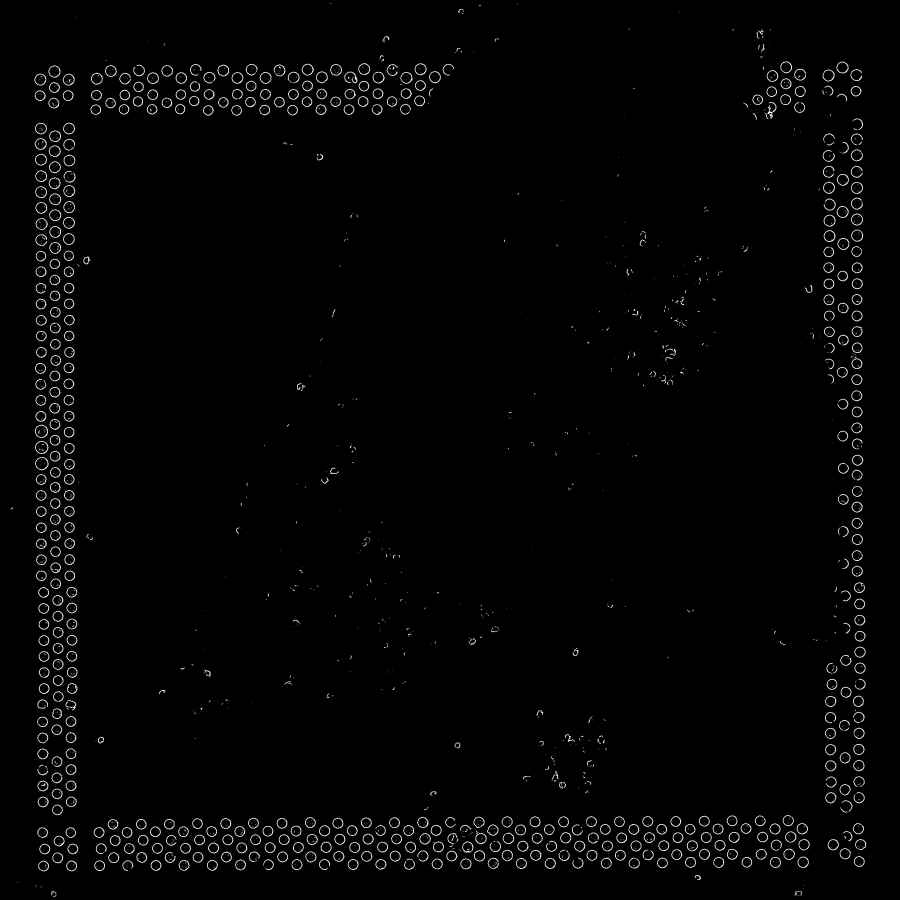
#> input picture pix2pix/test/all_auto_width2/test.png, 3600 x 3600 px (shown at 1/4 size)
$ python -i hough_utils.py   (imports and definitions only)
#> lines starting #> are read from the running program, lines starting #| are printed output that depends on the picture; after the words box and inside, x2 and y2 are one past the last pixel; in counts of white or black regions, pixels touching at a corner belong together
#> further down, picture is the input picture: shape (3600, 3600, 3); min 0, max 255, mean 4.2
from __future__ import division
import cv2
import numpy as np
import time
from numba import jit
from matplotlib import pyplot as plt
import geo_utils.icp as icp
from PIL import Image, ImageFilter
from scipy import stats
from PIL import Image
import seaborn as sns
import numpy as np
from skimage.transform import (hough_line, hough_line_peaks,
                               probabilistic_hough_line)
from skimage.feature import canny
from skimage import data
from skimage import morphology
import matplotlib.pyplot as plt
from matplotlib import cm


# [287 lines left out: functions fill_acc_array_with_weight, get_circle_pixels, get_vector_distances, get_matrix_distances, get_hough_lines, get_square_lines and 5 more, not called in this run]


def get_edge_pixels(img):

    gray = cv2.cvtColor(img, cv2.COLOR_RGB2GRAY)
    gray = cv2.bilateralFilter(gray, 9, 75, 75)
    _, thresh = cv2.threshold(gray, np.mean(gray), 255, cv2.THRESH_BINARY_INV)
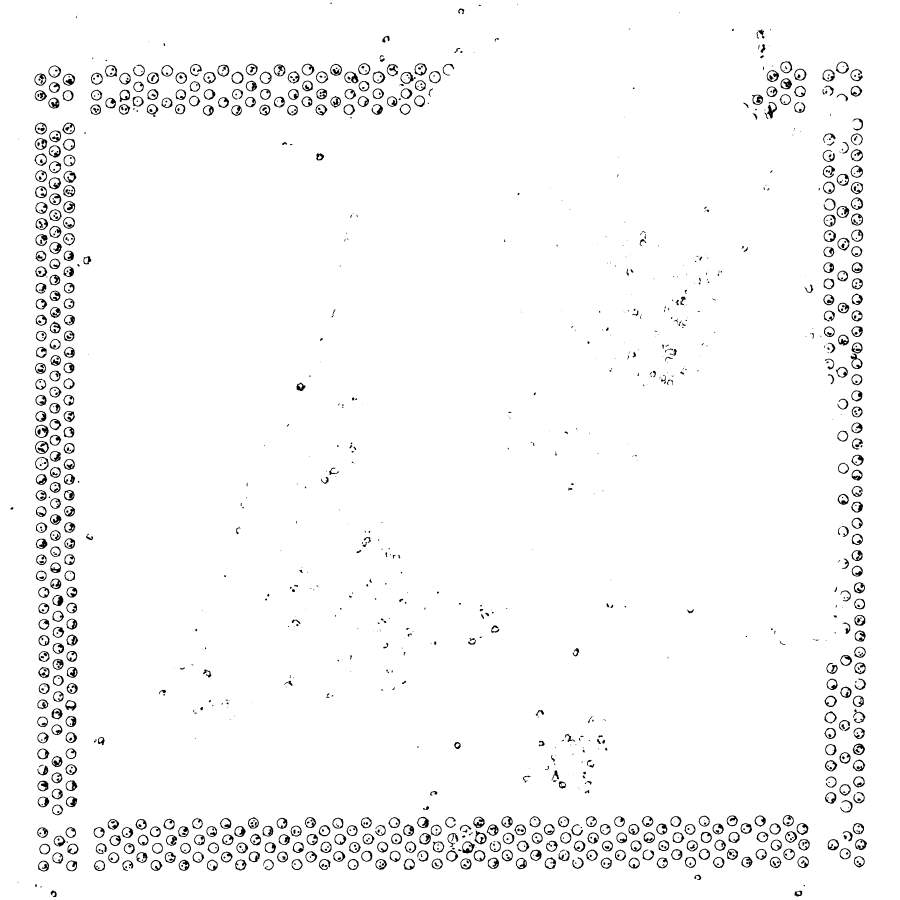
#> thresh: shape (3600, 3600) (shown at 1/4 size); 97.2% white; 1585 black regions (469 under 20 px), largest, box (x1, y1, x2, y2) and area: (140, 1764, 196, 1816) 1136, (1849, 3365, 1900, 3415) 1033, (3068, 408, 3108, 477) 1030
    edges = cv2.Canny(thresh, 1000, 1000)
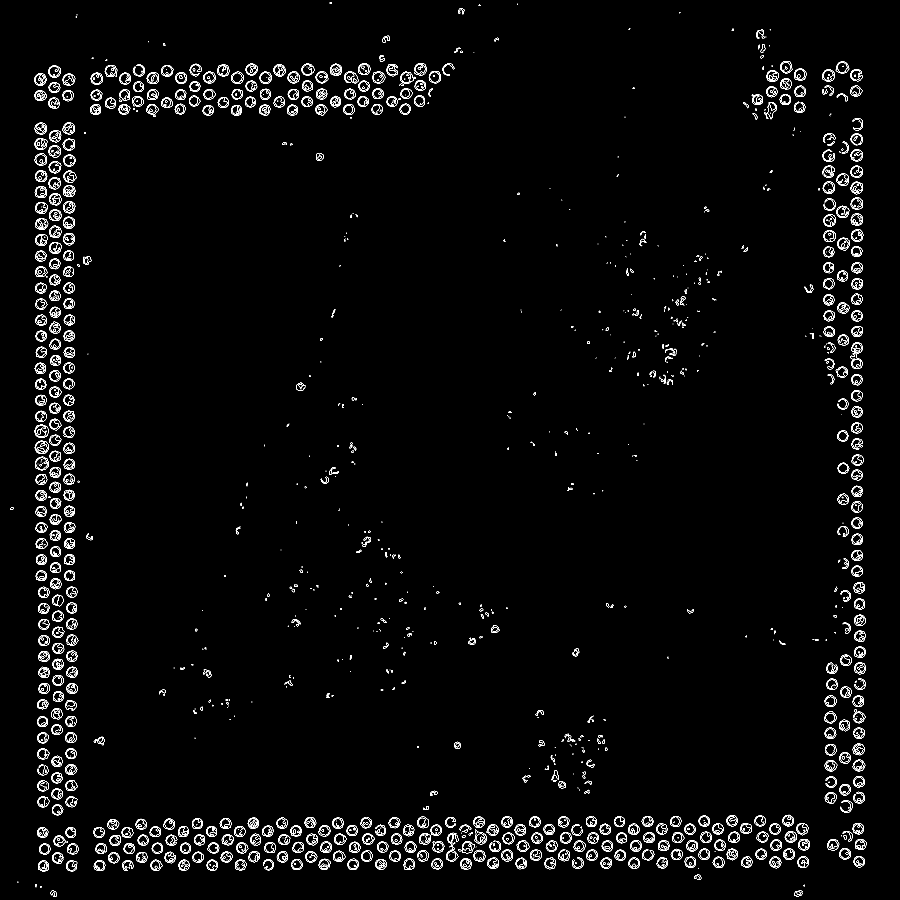
#> edges: shape (3600, 3600) (shown at 1/4 size); 1.2% white in thin lines or dots

    kernel_d = np.ones((3, 3), dtype=np.uint8)
    kernel_d[0,0]=0
    kernel_d[0,2]=0
    kernel_d[2,0]=0
    kernel_d[2,2]=0

    edges_temp = cv2.erode(edges,kernel_d,iterations=1)
#> edges_temp: shape (3600, 3600); every value is 0
    edges = edges - edges_temp


    edges = cv2.dilate(edges, kernel_d, iterations=2)
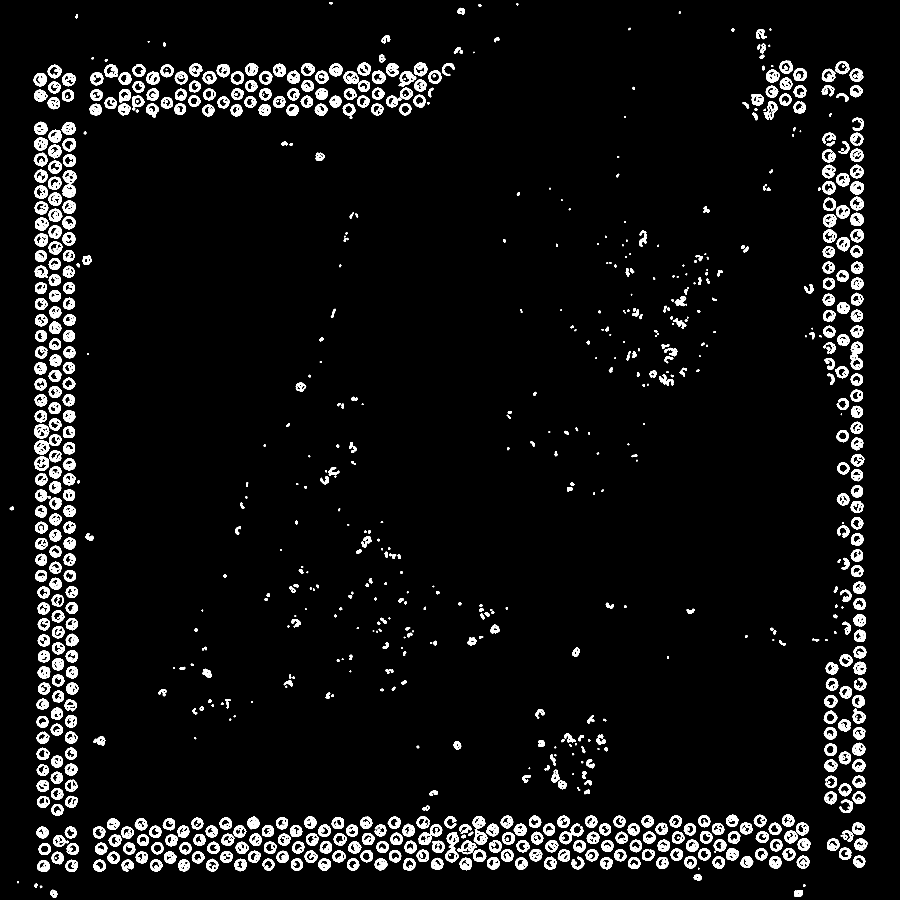
#> edges: shape (3600, 3600) (shown at 1/4 size); 5.1% white; 1016 white regions (1 under 20 px), largest, box (x1, y1, x2, y2) and area: (3400, 1367, 3452, 1478) 2846, (1782, 3329, 1835, 3449) 2672, (137, 1761, 198, 1818) 1852


    # edges = label(edges, neighbors=8)
    re = morphology.remove_small_objects(edges, min_size=30000)
    re = np.where(re > 0, 255, 0)
    re = re.astype(np.uint8)

    edges = cv2.erode(re, kernel_d, iterations=2)
#> edges: shape (3600, 3600); 2.2% white; 1193 white regions (299 under 20 px), largest, box (x1, y1, x2, y2) and area: (3402, 1369, 3450, 1476) 1262, (252, 740, 301, 788) 790, (1094, 257, 1141, 305) 781
    edges_temp = cv2.erode(edges, kernel_d, iterations=1)
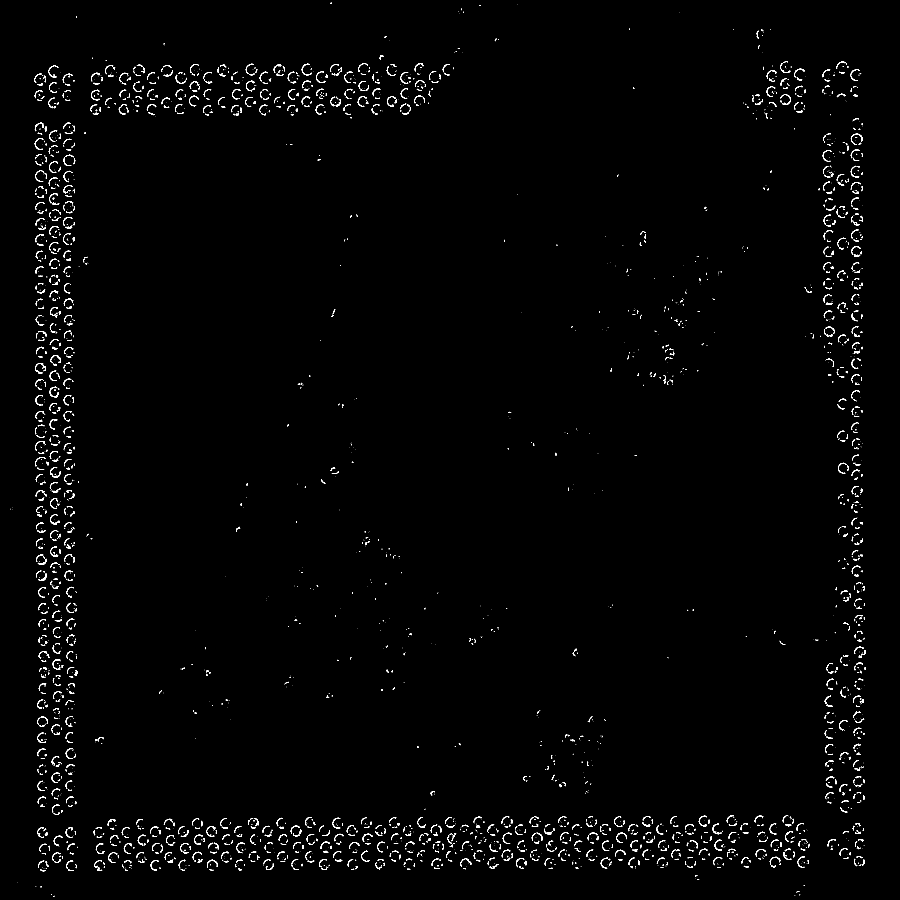
#> edges_temp: shape (3600, 3600) (shown at 1/4 size); 0.92% white in thin lines or dots
    re = edges - edges_temp
#> re: shape (3600, 3600); 1.3% white in thin lines or dots

    return re


# [208 lines left out: functions run_circle_threhold, generate_mask, generate_weighted_mask, run_circle_max, get_transposed_fiducials, find_nearest_points and 3 more, not called in this run]

>>> import cv2
>>> picture = cv2.cvtColor(cv2.imread('pix2pix/test/all_auto_width2/test.png'), cv2.COLOR_BGR2RGB)
>>> result = get_edge_pixels(picture)
